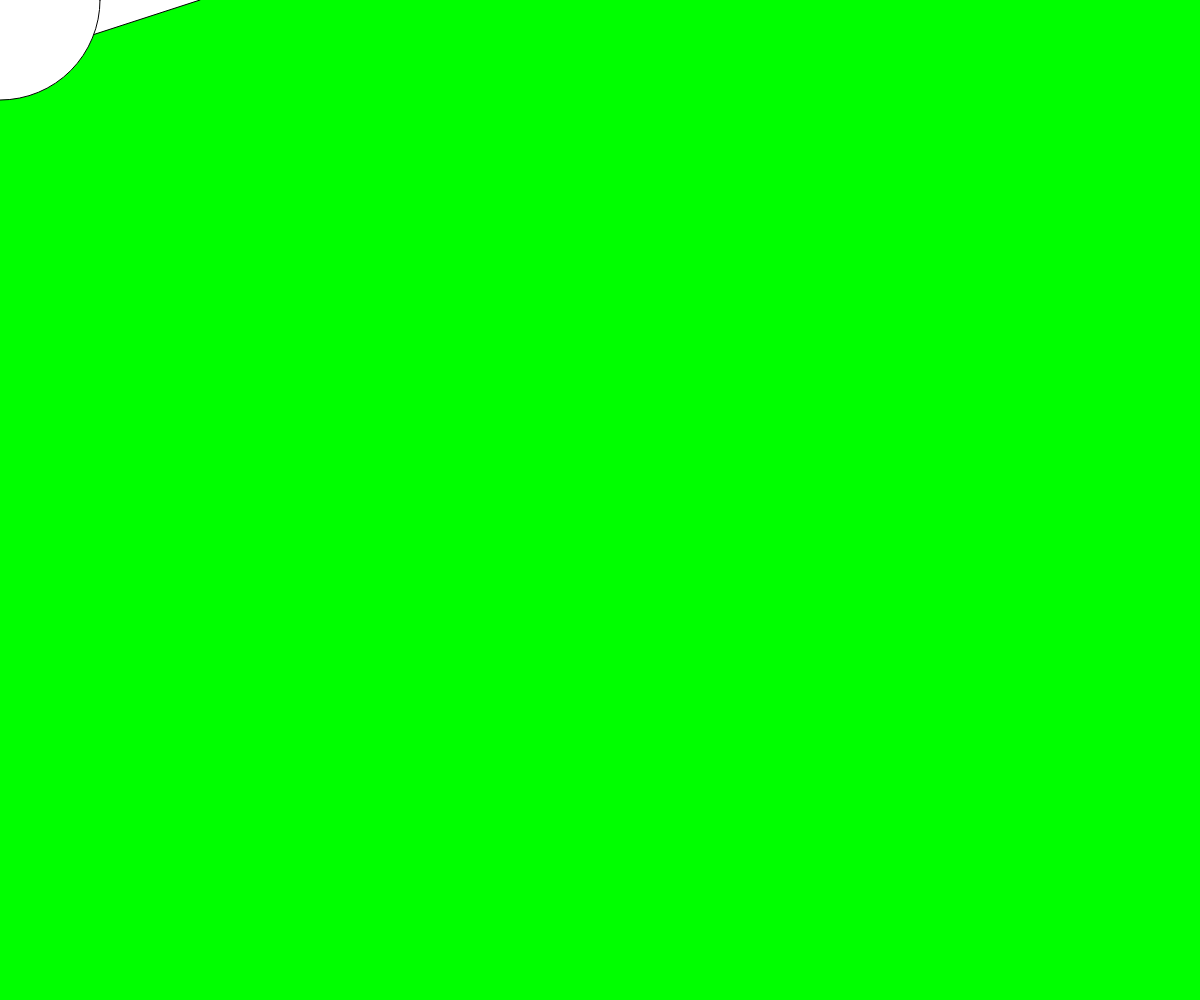
Frame 1 (no input)
Frame 60 (no input): identical to frame 1, image omitted
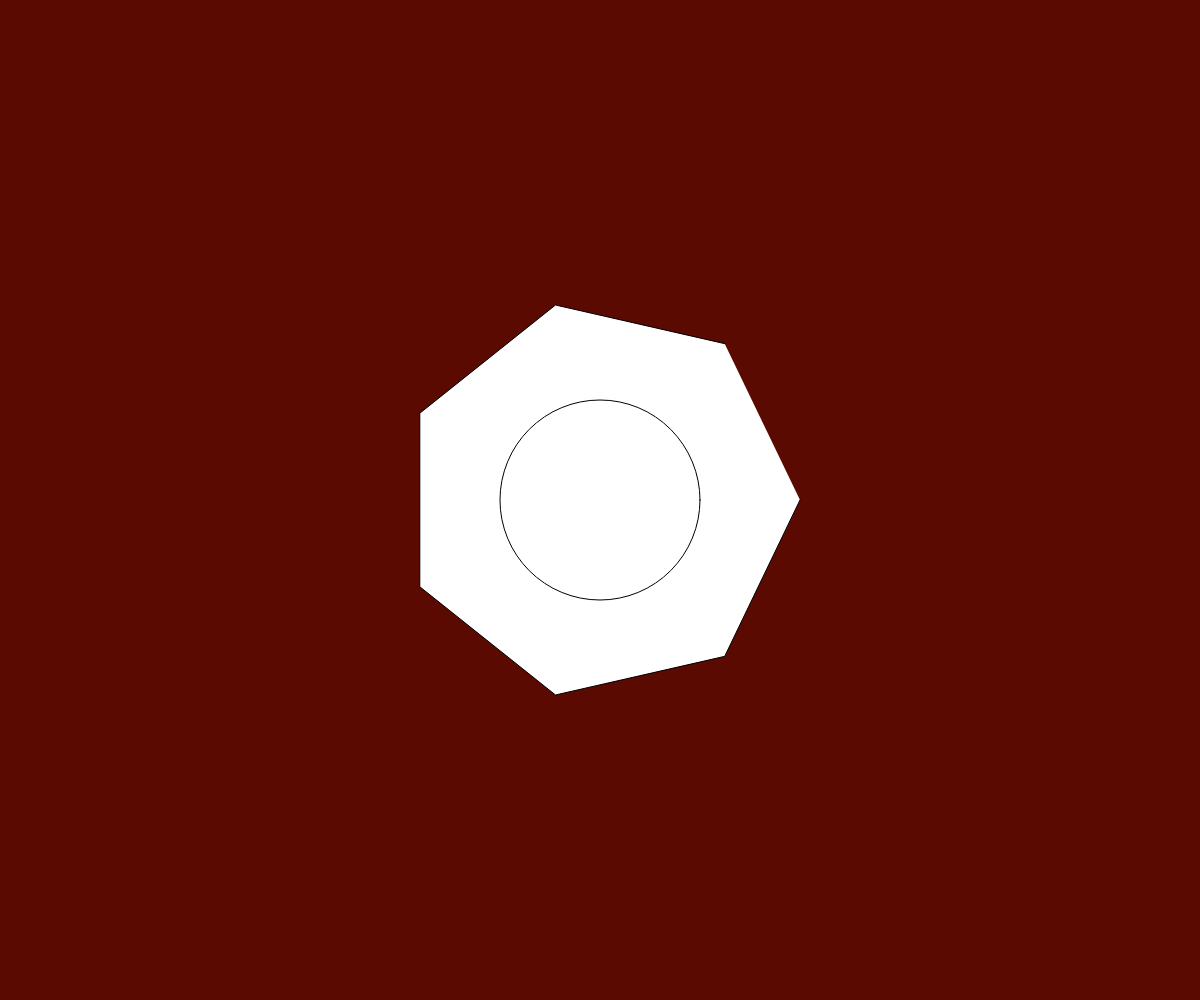
Frame 120 (the mouse pressed at the canvas centre since frame 60)

The p5.js sketch that drew these frames (run headless with seeded random() and noise() and a simulated clock; from frame 60 on, the mouse is pressed at the canvas centre):

// p5.js sketch
// ── sketch.js
let r = 200;//radius
function setup() {
  // put setup code here
  // rectMode(CENTER);
  createCanvas(innerWidth, innerHeight);
}

function draw() {
  // background(0);
  // save mouse positions into variables
  let x = mouseX;
  let y = mouseY;
  background(x % 255, 255 - y % 255, 0);  
  let vertices = map(mouseX, r, width - r, 4, 10);
  let start = 0;
  beginShape();
  for (let i = start; i < vertices; i++) {
    let angle = map(i, start, vertices, 0, TWO_PI);
    let posX = r * cos(angle) + x;
    let posY = r * sin(angle) + y;
    vertex(posX, posY);
  }
  endShape();
  // i'm transforming a circle
  // to a square 
  // with an if/else statement
  if (x > width / 2) {
    // fill();
    rect(x - r / 2, y - r / 2, r, r);
  } else {
    // fill();
    ellipse(x, y, r);
  }
  // map(mouseX, 0, width, min number of vertices, max number of vertices);

}

function windowResized() {
  resizeCanvas(innerWidth, innerHeight);
}
